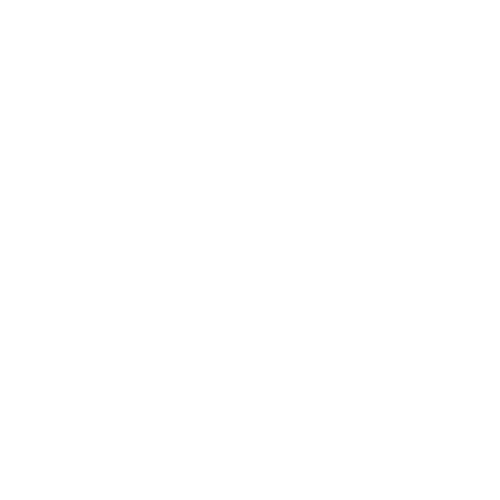
Frame 1 (no input)
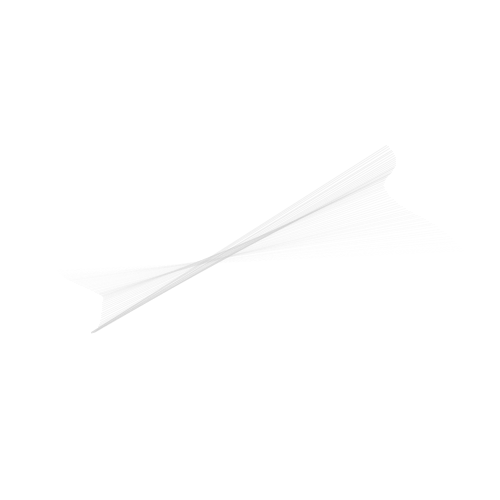
Frame 60 (the mouse pressed at the canvas centre just before this capture)
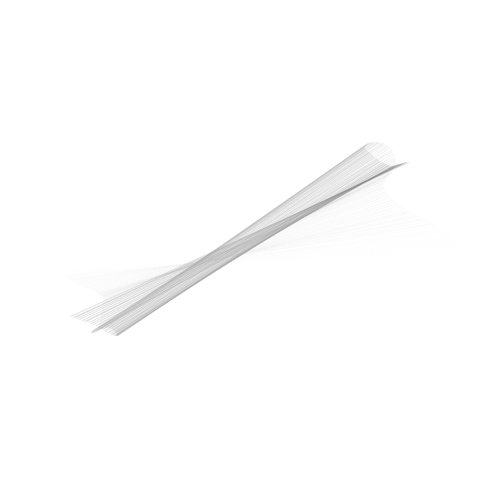
Frame 120 (the mouse held since frame 60 and released just before this capture)

The Processing sketch that drew these frames (run headless with seeded random() and noise(); from frame 60 on, the mouse is pressed at the canvas centre):

// Processing sketch: sketch_170405_art_4_11
// ── sketch_170405_art_4_11.pde
float _angleNoise;
float _radiusNoise;
float _xnoise;
float _ynoise;
float _angle = -PI/2;
float _radius;
float _strokeCol = 254;
int _strokeChange = -1;

void setup() {
  size(500, 500);
  smooth();
  frameRate(30);
  background(255);
  noFill();
  
  _angleNoise = random(10);
  _radiusNoise = random(10);
  
  stroke(0, 30);
  strokeWeight(1);
}

void draw() {  
  // 半径にノイズを加える
  _radiusNoise += 0.005;
  _radius = (noise(_radiusNoise) * 550) + 1;
  
  // 角度にノイズを加える
  _angleNoise += 0.005;
  _angle += (noise(_angleNoise) * 6) - 3;
  if (_angle > 360) {
    _angle -= 360;
  }
  if (_angle < 0) {
    _angle += 360;
  }

  // 中点にノイズを加える
  _xnoise += 0.01;
  _ynoise += 0.01;
  float centerx = width/2 + (noise(_xnoise) * 100) - 50;
  float centery = width/2 + (noise(_ynoise) * 100) - 50;
  
  // 円のx, y座標取得
  float rad = radians(_angle); 
  float x1 = centerx + (_radius * cos(rad));
  float y1 = centery + (_radius * sin(rad));

  // 円の反対側の座標取得
  float opprad = rad + PI;
  float x2 = centerx + (_radius * cos(opprad));
  float y2 = centery + (_radius * sin(opprad));
  
  // 線の色変え
  //float r = random(255);
  //float g = random(255);
  //float b = random(255);
  //float weight = random(1, 10);
  //strokeWeight(weight);
  //stroke(r, g, b, 60);
  _strokeCol += _strokeChange;
  if (_strokeCol > 254) {
    _strokeChange = -1;
  }
  if (_strokeCol < 0) {
    _strokeChange = 1;
  }
  stroke(_strokeCol, 60);

  // 線の描写
  line(x1, y1, x2, y2);
}
